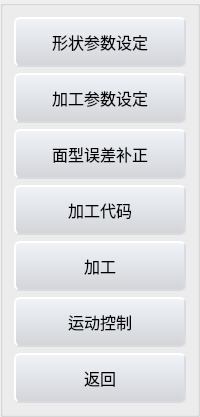
         <widget class="QGroupBox" name="groupBox_15">
          <property name="minimumSize">
           <size>
            <width>150</width>
            <height>0</height>
           </size>
          </property>
          <property name="title">
           <string/>
          </property>
          <layout class="QGridLayout" name="gridLayout_16">
           <item row="4" column="0">
            <widget class="QPushButton" name="pushButton_8">
             <property name="minimumSize">
              <size>
               <width>0</width>
               <height>50</height>
              </size>
             </property>
             <property name="font">
              <font>
               <family>3ds</family>
               <pointsize>12</pointsize>
              </font>
             </property>
             <property name="styleSheet">
              <string notr="true">/*按钮普通态*/
QPushButton{
         border-style: outset;
         border-width: 2px;
         border-color: #dadbde;
         border-radius: 6px;
         background-color: qlineargradient(x1: 0, y1: 0, x2:0, y2:1,stop: 0 #f0f4f8, stop: 1 #d2d4d8);    
}


/*按钮停留态*/
QPushButton:hover
{
    /*背景颜色*/  
    background-color:rgb(44 , 137 , 255);
}

/*按钮按下态*/
QPushButton:pressed
{
    /*背景颜色*/  
    background-color:rgb(14 , 135 , 228);
    /*左内边距为3像素，让按下时字向右移动3像素*/  
    padding-left:3px;
    /*上内边距为3像素，让按下时字向下移动3像素*/  
    padding-top:3px;
}</string>
             </property>
             <property name="text">
              <string>加工</string>
             </property>
            </widget>
           </item>
           <item row="3" column="0">
            <widget class="QPushButton" name="pushButton_3">
             <property name="minimumSize">
              <size>
               <width>0</width>
               <height>50</height>
              </size>
             </property>
             <property name="font">
              <font>
               <family>3ds</family>
               <pointsize>12</pointsize>
              </font>
             </property>
             <property name="styleSheet">
              <string notr="true">/*按钮普通态*/
QPushButton{
         border-style: outset;
         border-width: 2px;
         border-color: #dadbde;
         border-radius: 6px;
         background-color: qlineargradient(x1: 0, y1: 0, x2:0, y2:1,stop: 0 #f0f4f8, stop: 1 #d2d4d8);    
}


/*按钮停留态*/
QPushButton:hover
{
    /*背景颜色*/  
    background-color:rgb(44 , 137 , 255);
}

/*按钮按下态*/
QPushButton:pressed
{
    /*背景颜色*/  
    background-color:rgb(14 , 135 , 228);
    /*左内边距为3像素，让按下时字向右移动3像素*/  
    padding-left:3px;
    /*上内边距为3像素，让按下时字向下移动3像素*/  
    padding-top:3px;
}</string>
             </property>
             <property name="text">
              <string>加工代码</string>
             </property>
            </widget>
           </item>
           <item row="1" column="0">
            <widget class="QPushButton" name="pushButton_5">
             <property name="minimumSize">
              <size>
               <width>0</width>
               <height>50</height>
              </size>
             </property>
             <property name="font">
              <font>
               <family>3ds</family>
               <pointsize>12</pointsize>
              </font>
             </property>
             <property name="styleSheet">
              <string notr="true">/*按钮普通态*/
QPushButton{
         border-style: outset;
         border-width: 2px;
         border-color: #dadbde;
         border-radius: 6px;
         background-color: qlineargradient(x1: 0, y1: 0, x2:0, y2:1,stop: 0 #f0f4f8, stop: 1 #d2d4d8);    
}


/*按钮停留态*/
QPushButton:hover
{
    /*背景颜色*/  
    background-color:rgb(44 , 137 , 255);
}

/*按钮按下态*/
QPushButton:pressed
{
    /*背景颜色*/  
    background-color:rgb(14 , 135 , 228);
    /*左内边距为3像素，让按下时字向右移动3像素*/  
    padding-left:3px;
    /*上内边距为3像素，让按下时字向下移动3像素*/  
    padding-top:3px;
}</string>
             </property>
             <property name="text">
              <string>加工参数设定</string>
             </property>
            </widget>
           </item>
           <item row="0" column="0">
            <widget class="QPushButton" name="pushButton_6">
             <property name="enabled">
              <bool>true</bool>
             </property>
             <property name="minimumSize">
              <size>
               <width>0</width>
               <height>50</height>
              </size>
             </property>
             <property name="font">
              <font>
               <family>3ds</family>
               <pointsize>12</pointsize>
              </font>
             </property>
             <property name="styleSheet">
              <string notr="true">/*按钮普通态*/
QPushButton{
         border-style: outset;
         border-width: 2px;
         border-color: #dadbde;
         border-radius: 6px;
         background-color: qlineargradient(x1: 0, y1: 0, x2:0, y2:1,stop: 0 #f0f4f8, stop: 1 #d2d4d8);    
}


/*按钮停留态*/
QPushButton:hover
{
    /*背景颜色*/  
    background-color:rgb(44 , 137 , 255);
}

/*按钮按下态*/
QPushButton:pressed
{
    /*背景颜色*/  
    background-color:rgb(14 , 135 , 228);
    /*左内边距为3像素，让按下时字向右移动3像素*/  
    padding-left:3px;
    /*上内边距为3像素，让按下时字向下移动3像素*/  
    padding-top:3px;
}</string>
             </property>
             <property name="text">
              <string>形状参数设定</string>
             </property>
            </widget>
           </item>
           <item row="5" column="0">
            <widget class="QPushButton" name="pushButton_9">
             <property name="minimumSize">
              <size>
               <width>0</width>
               <height>50</height>
              </size>
             </property>
             <property name="font">
              <font>
               <family>3ds</family>
               <pointsize>12</pointsize>
              </font>
             </property>
             <property name="styleSheet">
              <string notr="true">/*按钮普通态*/
QPushButton{
         border-style: outset;
         border-width: 2px;
         border-color: #dadbde;
         border-radius: 6px;
         background-color: qlineargradient(x1: 0, y1: 0, x2:0, y2:1,stop: 0 #f0f4f8, stop: 1 #d2d4d8);    
}


/*按钮停留态*/
QPushButton:hover
{
    /*背景颜色*/  
    background-color:rgb(44 , 137 , 255);
}

/*按钮按下态*/
QPushButton:pressed
{
    /*背景颜色*/  
    background-color:rgb(14 , 135 , 228);
    /*左内边距为3像素，让按下时字向右移动3像素*/  
    padding-left:3px;
    /*上内边距为3像素，让按下时字向下移动3像素*/  
    padding-top:3px;
}</string>
             </property>
             <property name="text">
              <string>运动控制</string>
             </property>
            </widget>
           </item>
           <item row="6" column="0">
            <widget class="QPushButton" name="pushButton_4">
             <property name="minimumSize">
              <size>
               <width>0</width>
               <height>50</height>
              </size>
             </property>
             <property name="font">
              <font>
               <family>3ds</family>
               <pointsize>12</pointsize>
              </font>
             </property>
             <property name="styleSheet">
              <string notr="true">/*按钮普通态*/
QPushButton{
         border-style: outset;
         border-width: 2px;
         border-color: #dadbde;
         border-radius: 6px;
         background-color: qlineargradient(x1: 0, y1: 0, x2:0, y2:1,stop: 0 #f0f4f8, stop: 1 #d2d4d8);    
}


/*按钮停留态*/
QPushButton:hover
{
    /*背景颜色*/  
    background-color:rgb(44 , 137 , 255);
}

/*按钮按下态*/
QPushButton:pressed
{
    /*背景颜色*/  
    background-color:rgb(14 , 135 , 228);
    /*左内边距为3像素，让按下时字向右移动3像素*/  
    padding-left:3px;
    /*上内边距为3像素，让按下时字向下移动3像素*/  
    padding-top:3px;
}</string>
             </property>
             <property name="text">
              <string>返回</string>
             </property>
            </widget>
           </item>
           <item row="2" column="0">
            <widget class="QPushButton" name="pushButton_39">
             <property name="minimumSize">
              <size>
               <width>0</width>
               <height>50</height>
              </size>
             </property>
             <property name="font">
              <font>
               <family>3ds</family>
               <pointsize>12</pointsize>
              </font>
             </property>
             <property name="styleSheet">
              <string notr="true">/*按钮普通态*/
QPushButton{
         border-style: outset;
         border-width: 2px;
         border-color: #dadbde;
         border-radius: 6px;
         background-color: qlineargradient(x1: 0, y1: 0, x2:0, y2:1,stop: 0 #f0f4f8, stop: 1 #d2d4d8);    
}


/*按钮停留态*/
QPushButton:hover
{
    /*背景颜色*/  
    background-color:rgb(44 , 137 , 255);
}

/*按钮按下态*/
QPushButton:pressed
{
    /*背景颜色*/  
    background-color:rgb(14 , 135 , 228);
    /*左内边距为3像素，让按下时字向右移动3像素*/  
    padding-left:3px;
    /*上内边距为3像素，让按下时字向下移动3像素*/  
    padding-top:3px;
}</string>
             </property>
             <property name="text">
              <string>面型误差补正</string>
             </property>
            </widget>
           </item>
          </layout>
         </widget>
